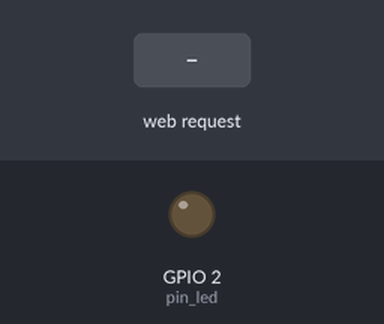
A sketch run on a simulated ESP8266 (NodeMCU). Parts: output pins drawn as LEDs (lit = HIGH). The inputs (shaded band) are chosen by the test bench. WiFi joins after 1.5 s; servers stay silent unless stated; what the sketch prints to the serial monitor is not drawn.

Above: at 2.7 s.
2.8 s: HTTP request GET /toggle received
At 4.0 s:
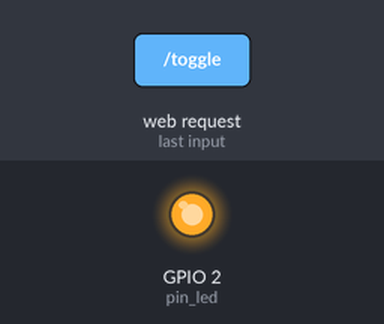
4.3 s: HTTP request GET /toggle?name=1 received
At 5.3 s:
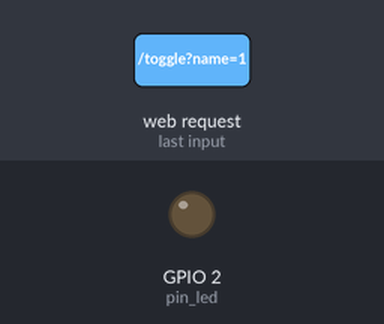
5.8 s: HTTP request GET /toggle?name=0 received
At 6.5 s:
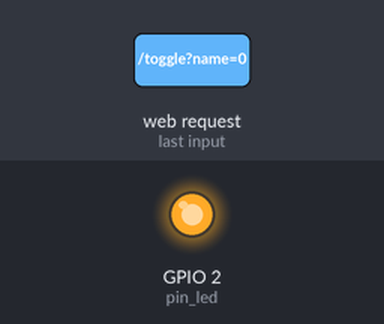
Timing chart, 0 to 8.8 s (numbered marks = the images above; inputs shaded):
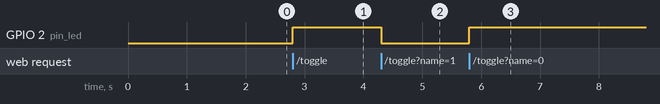

The sketch:

simple_server.ino
```cpp
#include <ESP8266WiFi.h>
#include <ESP8266WebServer.h>
#include <stdio.h>
#include <string.h>

#define pin_led 2

ESP8266WebServer server;

char *ssid = "XuanDuc";
char *passwd = "05061992";

void setup()
{
    pinMode(pin_led, OUTPUT);
    WiFi.begin(ssid, passwd);
    Serial.begin(115200);
    while (WiFi.status() != WL_CONNECTED)
    {
        Serial.print(".");
        delay(500);
    }
    Serial.println("");
    Serial.print("IP adress: ");
    Serial.print(WiFi.localIP());

    server.on("/", []() { server.send(200, "text/plain", "Hello world"); });
    server.on("/toggle", toggleLED);
    server.on("/params", queryString);
    server.begin();
}

void loop()
{
    server.handleClient();
}

void toggleLED()
{
    digitalWrite(pin_led, !digitalRead(pin_led));
    int status = digitalRead(pin_led);
    String statusStr;
    if (status)
    {
        //strcmp(statusStr, "HIGH");
        statusStr = "HIGH";
    }
    else
    {
        //strcmp(statusStr, "LOW");
        statusStr = "LOW";
    }
    server.send(200, "text/plain", "The light is turn " + statusStr);
}

void queryString()
{
    String name = server.arg("name");
    String age = server.arg("age");

    server.send(200, "text/plain", name + " " + age);
}
```

Measured:
- after the input at 2.8 s, GPIO 2 (pin_led): LOW → HIGH at once
- after the input at 4.3 s, GPIO 2 (pin_led): HIGH → LOW at once
- after the input at 5.8 s, GPIO 2 (pin_led): LOW → HIGH at once
